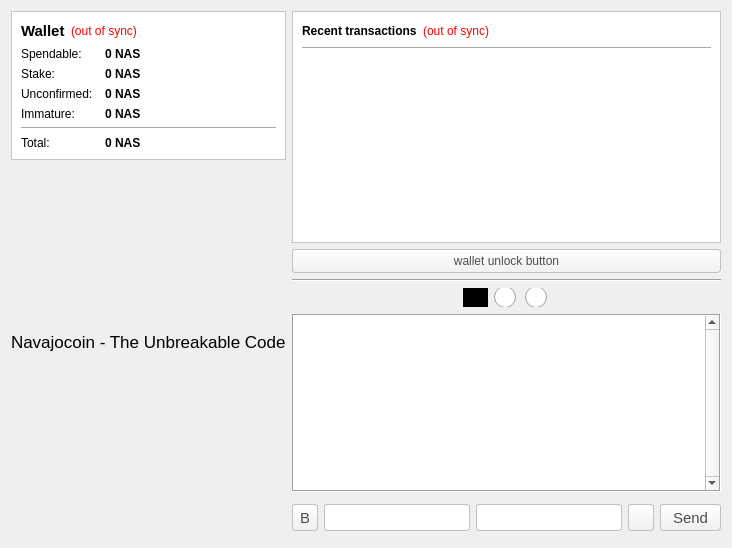
<?xml version="1.0" encoding="UTF-8"?>
<ui version="4.0">
 <class>OverviewPage</class>
 <widget class="QWidget" name="OverviewPage">
  <property name="geometry">
   <rect>
    <x>0</x>
    <y>0</y>
    <width>732</width>
    <height>548</height>
   </rect>
  </property>
  <property name="windowTitle">
   <string>Form</string>
  </property>
  <property name="styleSheet">
   <string notr="true"/>
  </property>
  <layout class="QHBoxLayout" name="horizontalLayout" stretch="0,0">
   <item>
    <layout class="QVBoxLayout" name="verticalLayout_2" stretch="0,0,0,0,0">
     <property name="sizeConstraint">
      <enum>QLayout::SetMinimumSize</enum>
     </property>
     <item>
      <widget class="QFrame" name="frame">
       <property name="styleSheet">
        <string notr="true">background-color: rgb(255,255,255);</string>
       </property>
       <property name="frameShape">
        <enum>QFrame::StyledPanel</enum>
       </property>
       <property name="frameShadow">
        <enum>QFrame::Raised</enum>
       </property>
       <layout class="QVBoxLayout" name="verticalLayout_4">
        <item>
         <layout class="QHBoxLayout" name="horizontalLayout_4">
          <item>
           <widget class="QLabel" name="label_5">
            <property name="font">
             <font>
              <pointsize>11</pointsize>
              <weight>75</weight>
              <bold>true</bold>
             </font>
            </property>
            <property name="text">
             <string>Wallet</string>
            </property>
           </widget>
          </item>
          <item>
           <widget class="QLabel" name="labelWalletStatus">
            <property name="toolTip">
             <string>The displayed information may be out of date. Your wallet automatically synchronizes with the NavajoAnonSubChain/NavajoAnonSubChain network after a connection is established, but this process has not completed yet.</string>
            </property>
            <property name="styleSheet">
             <string notr="true">QLabel { color: red; }</string>
            </property>
            <property name="text">
             <string notr="true">(out of sync)</string>
            </property>
            <property name="alignment">
             <set>Qt::AlignLeading|Qt::AlignLeft|Qt::AlignVCenter</set>
            </property>
           </widget>
          </item>
          <item>
           <spacer name="horizontalSpacer_2">
            <property name="orientation">
             <enum>Qt::Horizontal</enum>
            </property>
            <property name="sizeHint" stdset="0">
             <size>
              <width>40</width>
              <height>20</height>
             </size>
            </property>
           </spacer>
          </item>
         </layout>
        </item>
        <item>
         <layout class="QFormLayout" name="formLayout_2">
          <property name="fieldGrowthPolicy">
           <enum>QFormLayout::AllNonFixedFieldsGrow</enum>
          </property>
          <property name="horizontalSpacing">
           <number>12</number>
          </property>
          <property name="verticalSpacing">
           <number>6</number>
          </property>
          <item row="0" column="0">
           <widget class="QLabel" name="label">
            <property name="text">
             <string>Spendable:</string>
            </property>
           </widget>
          </item>
          <item row="0" column="1">
           <widget class="QLabel" name="labelBalance">
            <property name="font">
             <font>
              <weight>75</weight>
              <bold>true</bold>
             </font>
            </property>
            <property name="cursor">
             <cursorShape>IBeamCursor</cursorShape>
            </property>
            <property name="toolTip">
             <string>Your current spendable balance</string>
            </property>
            <property name="text">
             <string notr="true">0 NAS</string>
            </property>
            <property name="textInteractionFlags">
             <set>Qt::LinksAccessibleByMouse|Qt::TextSelectableByKeyboard|Qt::TextSelectableByMouse</set>
            </property>
           </widget>
          </item>
          <item row="1" column="0">
           <widget class="QLabel" name="label_6">
            <property name="text">
             <string>Stake:</string>
            </property>
           </widget>
          </item>
          <item row="1" column="1">
           <widget class="QLabel" name="labelStake">
            <property name="font">
             <font>
              <weight>75</weight>
              <bold>true</bold>
             </font>
            </property>
            <property name="cursor">
             <cursorShape>IBeamCursor</cursorShape>
            </property>
            <property name="toolTip">
             <string>Total of coins that was staked, and do not yet count toward the current balance</string>
            </property>
            <property name="text">
             <string notr="true">0 NAS</string>
            </property>
            <property name="textInteractionFlags">
             <set>Qt::LinksAccessibleByMouse|Qt::TextSelectableByKeyboard|Qt::TextSelectableByMouse</set>
            </property>
           </widget>
          </item>
          <item row="2" column="0">
           <widget class="QLabel" name="label_3">
            <property name="text">
             <string>Unconfirmed:</string>
            </property>
           </widget>
          </item>
          <item row="2" column="1">
           <widget class="QLabel" name="labelUnconfirmed">
            <property name="font">
             <font>
              <weight>75</weight>
              <bold>true</bold>
             </font>
            </property>
            <property name="cursor">
             <cursorShape>IBeamCursor</cursorShape>
            </property>
            <property name="toolTip">
             <string>Total of transactions that have yet to be confirmed, and do not yet count toward the current balance</string>
            </property>
            <property name="text">
             <string notr="true">0 NAS</string>
            </property>
            <property name="textInteractionFlags">
             <set>Qt::LinksAccessibleByMouse|Qt::TextSelectableByKeyboard|Qt::TextSelectableByMouse</set>
            </property>
           </widget>
          </item>
          <item row="3" column="0">
           <widget class="QLabel" name="labelImmatureText">
            <property name="text">
             <string>Immature:</string>
            </property>
           </widget>
          </item>
          <item row="3" column="1">
           <widget class="QLabel" name="labelImmature">
            <property name="font">
             <font>
              <weight>75</weight>
              <bold>true</bold>
             </font>
            </property>
            <property name="toolTip">
             <string>Mined balance that has not yet matured</string>
            </property>
            <property name="text">
             <string notr="true">0 NAS</string>
            </property>
            <property name="textInteractionFlags">
             <set>Qt::LinksAccessibleByMouse|Qt::TextSelectableByKeyboard|Qt::TextSelectableByMouse</set>
            </property>
           </widget>
          </item>
          <item row="4" column="0" colspan="2">
           <widget class="Line" name="line">
            <property name="orientation">
             <enum>Qt::Horizontal</enum>
            </property>
           </widget>
          </item>
          <item row="5" column="0">
           <widget class="QLabel" name="labelTotalText">
            <property name="text">
             <string>Total:</string>
            </property>
           </widget>
          </item>
          <item row="5" column="1">
           <widget class="QLabel" name="labelTotal">
            <property name="font">
             <font>
              <weight>75</weight>
              <bold>true</bold>
             </font>
            </property>
            <property name="cursor">
             <cursorShape>IBeamCursor</cursorShape>
            </property>
            <property name="toolTip">
             <string>Your current total balance</string>
            </property>
            <property name="text">
             <string notr="true">0 NAS</string>
            </property>
            <property name="textInteractionFlags">
             <set>Qt::LinksAccessibleByMouse|Qt::TextSelectableByKeyboard|Qt::TextSelectableByMouse</set>
            </property>
           </widget>
          </item>
         </layout>
        </item>
       </layout>
      </widget>
     </item>
     <item>
      <spacer name="verticalSpacer">
       <property name="orientation">
        <enum>Qt::Vertical</enum>
       </property>
       <property name="sizeHint" stdset="0">
        <size>
         <width>20</width>
         <height>40</height>
        </size>
       </property>
      </spacer>
     </item>
     <item>
      <layout class="QVBoxLayout" name="verticalLayout_6">
       <property name="spacing">
        <number>0</number>
       </property>
       <property name="sizeConstraint">
        <enum>QLayout::SetDefaultConstraint</enum>
       </property>
       <property name="topMargin">
        <number>0</number>
       </property>
       <property name="rightMargin">
        <number>0</number>
       </property>
       <property name="bottomMargin">
        <number>0</number>
       </property>
       <item>
        <widget class="QLabel" name="label_icon_title">
         <property name="font">
          <font>
           <pointsize>13</pointsize>
          </font>
         </property>
         <property name="layoutDirection">
          <enum>Qt::LeftToRight</enum>
         </property>
         <property name="styleSheet">
          <string notr="true">QLabel{qproperty-alignment: AlignCenter; }</string>
         </property>
         <property name="text">
          <string>Navajocoin - The Unbreakable Code</string>
         </property>
        </widget>
       </item>
      </layout>
     </item>
     <item>
      <spacer name="verticalSpacer_4">
       <property name="orientation">
        <enum>Qt::Vertical</enum>
       </property>
       <property name="sizeHint" stdset="0">
        <size>
         <width>20</width>
         <height>40</height>
        </size>
       </property>
      </spacer>
     </item>
     <item>
      <layout class="QVBoxLayout" name="verticalLayout_8">
       <property name="spacing">
        <number>0</number>
       </property>
       <property name="leftMargin">
        <number>12</number>
       </property>
       <property name="topMargin">
        <number>0</number>
       </property>
       <property name="rightMargin">
        <number>12</number>
       </property>
       <property name="bottomMargin">
        <number>0</number>
       </property>
       <item>
        <widget class="QLabel" name="label_2">
         <property name="text">
          <string/>
         </property>
         <property name="pixmap">
          <pixmap resource="../bitcoin.qrc">:/images/Wallet_Logo</pixmap>
         </property>
         <property name="alignment">
          <set>Qt::AlignCenter</set>
         </property>
        </widget>
       </item>
      </layout>
     </item>
    </layout>
   </item>
   <item>
    <layout class="QVBoxLayout" name="verticalLayout_3">
     <property name="spacing">
      <number>6</number>
     </property>
     <item>
      <widget class="QFrame" name="frame_2">
       <property name="styleSheet">
        <string notr="true">background-color: rgb(255,255,255);</string>
       </property>
       <property name="frameShape">
        <enum>QFrame::StyledPanel</enum>
       </property>
       <property name="frameShadow">
        <enum>QFrame::Raised</enum>
       </property>
       <layout class="QVBoxLayout" name="verticalLayout">
        <item>
         <layout class="QHBoxLayout" name="horizontalLayout_2">
          <item>
           <widget class="QLabel" name="label_4">
            <property name="text">
             <string>&lt;b&gt;Recent transactions&lt;/b&gt;</string>
            </property>
           </widget>
          </item>
          <item>
           <widget class="QLabel" name="labelTransactionsStatus">
            <property name="toolTip">
             <string>The displayed information may be out of date. Your wallet automatically synchronizes with the NavajoAnonSubChain/NavajoAnonSubChain network after a connection is established, but this process has not completed yet.</string>
            </property>
            <property name="styleSheet">
             <string notr="true">QLabel { color: red; }</string>
            </property>
            <property name="text">
             <string notr="true">(out of sync)</string>
            </property>
            <property name="alignment">
             <set>Qt::AlignRight|Qt::AlignTrailing|Qt::AlignVCenter</set>
            </property>
           </widget>
          </item>
          <item>
           <spacer name="horizontalSpacer">
            <property name="orientation">
             <enum>Qt::Horizontal</enum>
            </property>
            <property name="sizeHint" stdset="0">
             <size>
              <width>40</width>
              <height>20</height>
             </size>
            </property>
           </spacer>
          </item>
         </layout>
        </item>
        <item>
         <widget class="Line" name="line_2">
          <property name="orientation">
           <enum>Qt::Horizontal</enum>
          </property>
         </widget>
        </item>
        <item>
         <widget class="QListView" name="listTransactions">
          <property name="styleSheet">
           <string notr="true">QListView { background: transparent; }</string>
          </property>
          <property name="frameShape">
           <enum>QFrame::NoFrame</enum>
          </property>
          <property name="verticalScrollBarPolicy">
           <enum>Qt::ScrollBarAlwaysOff</enum>
          </property>
          <property name="horizontalScrollBarPolicy">
           <enum>Qt::ScrollBarAlwaysOff</enum>
          </property>
          <property name="selectionMode">
           <enum>QAbstractItemView::NoSelection</enum>
          </property>
         </widget>
        </item>
       </layout>
      </widget>
     </item>
     <item>
      <widget class="QPushButton" name="unlockWalletButton">
       <property name="sizePolicy">
        <sizepolicy hsizetype="Minimum" vsizetype="Fixed">
         <horstretch>0</horstretch>
         <verstretch>0</verstretch>
        </sizepolicy>
       </property>
       <property name="maximumSize">
        <size>
         <width>16777214</width>
         <height>16777214</height>
        </size>
       </property>
       <property name="toolTip">
        <string/>
       </property>
       <property name="styleSheet">
        <string notr="true">background-color: qlineargradient(spread:pad, x1:0, y1:1, x2:0, y2:0, stop:0 rgb(240,240,240), stop:1 rgb(255, 255, 255));
border-radius:3px;
border: 1px solid #C4C1BD;
color: #4C4C4C;
padding: 4px 0;</string>
       </property>
       <property name="text">
        <string>wallet unlock button</string>
       </property>
       <property name="checkable">
        <bool>false</bool>
       </property>
       <property name="autoDefault">
        <bool>false</bool>
       </property>
       <property name="default">
        <bool>true</bool>
       </property>
       <property name="flat">
        <bool>false</bool>
       </property>
      </widget>
     </item>
     <item>
      <widget class="Line" name="line_3">
       <property name="styleSheet">
        <string notr="true"/>
       </property>
       <property name="orientation">
        <enum>Qt::Horizontal</enum>
       </property>
      </widget>
     </item>
     <item>
      <layout class="QVBoxLayout" name="verticalLayout_7">
       <property name="spacing">
        <number>0</number>
       </property>
       <property name="leftMargin">
        <number>0</number>
       </property>
       <property name="topMargin">
        <number>0</number>
       </property>
       <property name="rightMargin">
        <number>0</number>
       </property>
       <property name="bottomMargin">
        <number>0</number>
       </property>
       <item>
        <layout class="QHBoxLayout" name="horizontalLayout_6">
         <property name="spacing">
          <number>6</number>
         </property>
         <property name="leftMargin">
          <number>0</number>
         </property>
         <property name="topMargin">
          <number>0</number>
         </property>
         <property name="rightMargin">
          <number>0</number>
         </property>
         <property name="bottomMargin">
          <number>0</number>
         </property>
         <item>
          <spacer name="horizontalSpacer_3">
           <property name="orientation">
            <enum>Qt::Horizontal</enum>
           </property>
           <property name="sizeHint" stdset="0">
            <size>
             <width>40</width>
             <height>20</height>
            </size>
           </property>
          </spacer>
         </item>
         <item>
          <widget class="QRadioButton" name="rbLang_en">
           <property name="minimumSize">
            <size>
             <width>25</width>
             <height>19</height>
            </size>
           </property>
           <property name="maximumSize">
            <size>
             <width>25</width>
             <height>19</height>
            </size>
           </property>
           <property name="styleSheet">
            <string notr="true">QRadioButton::indicator {
	subcontrol-position: top center;
	image: url(:/icons/flag_en);
 }

 QRadioButton::indicator::unchecked {
	width: 22px;
	height: 16px;
 }

 QRadioButton::indicator:unchecked:hover {
	background-color: blue;
	width: 25px;
	height: 19px;
 }

 QRadioButton::indicator:unchecked:pressed {
	background-color: blue;
	width: 25px;
	height: 19px;
 }

 QRadioButton::indicator::checked {
	background-color: black;
	width: 25px;
	height: 19px;
 }

 QRadioButton::indicator:checked:hover {
	background-color: blue;
	width: 25px;
	height: 19px;
 }

 QRadioButton::indicator:checked:pressed {
	background-color: blue;
	width: 25px;
	height: 19px;
 }</string>
           </property>
           <property name="text">
            <string/>
           </property>
           <property name="checked">
            <bool>true</bool>
           </property>
          </widget>
         </item>
         <item>
          <widget class="QRadioButton" name="rbLang_ru">
           <property name="minimumSize">
            <size>
             <width>25</width>
             <height>19</height>
            </size>
           </property>
           <property name="maximumSize">
            <size>
             <width>25</width>
             <height>19</height>
            </size>
           </property>
           <property name="styleSheet">
            <string notr="true">QRadioButton::indicator {
	subcontrol-position: top center;
	image: url(:/icons/flag_ru);
 }

 QRadioButton::indicator::unchecked {
	width: 22px;
	height: 16px;
 }

 QRadioButton::indicator:unchecked:hover {
	background-color: blue;
	width: 25px;
	height: 19px;
 }

 QRadioButton::indicator:unchecked:pressed {
	background-color: blue;
	width: 25px;
	height: 19px;
 }

 QRadioButton::indicator::checked {
	background-color: black;
	width: 25px;
	height: 19px;
 }

 QRadioButton::indicator:checked:hover {
	background-color: blue;
	width: 25px;
	height: 19px;
 }

 QRadioButton::indicator:checked:pressed {
	background-color: blue;
	width: 25px;
	height: 19px;
 }</string>
           </property>
           <property name="text">
            <string/>
           </property>
           <property name="checkable">
            <bool>true</bool>
           </property>
           <property name="checked">
            <bool>false</bool>
           </property>
          </widget>
         </item>
         <item>
          <widget class="QRadioButton" name="rbLang_cn">
           <property name="minimumSize">
            <size>
             <width>25</width>
             <height>19</height>
            </size>
           </property>
           <property name="maximumSize">
            <size>
             <width>25</width>
             <height>19</height>
            </size>
           </property>
           <property name="styleSheet">
            <string notr="true">QRadioButton::indicator {
	subcontrol-position: top center;
	image: url(:/icons/flag_cn);
 }

 QRadioButton::indicator::unchecked {
	width: 22px;
	height: 16px;
 }

 QRadioButton::indicator:unchecked:hover {
	background-color: blue;
	width: 25px;
	height: 19px;
 }

 QRadioButton::indicator:unchecked:pressed {
	background-color: blue;
	width: 25px;
	height: 19px;
 }

 QRadioButton::indicator::checked {
	background-color: black;
	width: 25px;
	height: 19px;
 }

 QRadioButton::indicator:checked:hover {
	background-color: blue;
	width: 25px;
	height: 19px;
 }

 QRadioButton::indicator:checked:pressed {
	background-color: blue;
	width: 25px;
	height: 19px;
 }</string>
           </property>
           <property name="text">
            <string/>
           </property>
          </widget>
         </item>
         <item>
          <spacer name="horizontalSpacer_7">
           <property name="orientation">
            <enum>Qt::Horizontal</enum>
           </property>
           <property name="sizeHint" stdset="0">
            <size>
             <width>40</width>
             <height>20</height>
            </size>
           </property>
          </spacer>
         </item>
        </layout>
       </item>
       <item>
        <layout class="QHBoxLayout" name="horizontalLayout_8">
         <property name="leftMargin">
          <number>0</number>
         </property>
         <property name="topMargin">
          <number>6</number>
         </property>
         <property name="rightMargin">
          <number>0</number>
         </property>
         <property name="bottomMargin">
          <number>6</number>
         </property>
         <item>
          <widget class="QTextEdit" name="txtChat">
           <property name="font">
            <font>
             <pointsize>10</pointsize>
            </font>
           </property>
           <property name="styleSheet">
            <string notr="true"/>
           </property>
           <property name="frameShape">
            <enum>QFrame::Box</enum>
           </property>
           <property name="verticalScrollBarPolicy">
            <enum>Qt::ScrollBarAlwaysOn</enum>
           </property>
           <property name="horizontalScrollBarPolicy">
            <enum>Qt::ScrollBarAlwaysOff</enum>
           </property>
           <property name="textInteractionFlags">
            <set>Qt::TextSelectableByKeyboard|Qt::TextSelectableByMouse</set>
           </property>
          </widget>
         </item>
        </layout>
       </item>
       <item>
        <layout class="QHBoxLayout" name="horizontalLayout_5">
         <property name="spacing">
          <number>0</number>
         </property>
         <property name="leftMargin">
          <number>0</number>
         </property>
         <property name="topMargin">
          <number>6</number>
         </property>
         <property name="rightMargin">
          <number>0</number>
         </property>
         <property name="bottomMargin">
          <number>6</number>
         </property>
         <item>
          <widget class="QPushButton" name="btnBold">
           <property name="maximumSize">
            <size>
             <width>32</width>
             <height>27</height>
            </size>
           </property>
           <property name="font">
            <font>
             <pointsize>11</pointsize>
             <weight>50</weight>
             <bold>false</bold>
            </font>
           </property>
           <property name="toolTip">
            <string notr="true">&lt;html&gt;&lt;head/&gt;&lt;body&gt;&lt;p&gt;&lt;span style=&quot; font-weight:600;&quot;&gt;10 CHAT&lt;/span&gt;&lt;/p&gt;&lt;/body&gt;&lt;/html&gt;</string>
           </property>
           <property name="styleSheet">
            <string notr="true">background-color: qlineargradient(spread:pad, x1:0, y1:1, x2:0, y2:0, stop:0 rgb(240,240,240), stop:1 rgb(255, 255, 255));
border-radius:3px;
border: 1px solid #C4C1BD;
color: #4C4C4C;
padding: 4px 8px;
margin: 0px 6px 0px 0px;</string>
           </property>
           <property name="text">
            <string>B</string>
           </property>
           <property name="shortcut">
            <string notr="true"/>
           </property>
           <property name="checkable">
            <bool>true</bool>
           </property>
          </widget>
         </item>
         <item>
          <widget class="QLineEdit" name="txtChatNick">
           <property name="maximumSize">
            <size>
             <width>999</width>
             <height>27</height>
            </size>
           </property>
           <property name="font">
            <font>
             <pointsize>11</pointsize>
             <weight>50</weight>
             <bold>false</bold>
            </font>
           </property>
           <property name="styleSheet">
            <string notr="true">background-color: rgb(255,255,255);
border-radius:3px;
border: 1px solid #C4C1BD;
color: #4C4C4C;
padding: 4px;
margin: 0px 6px 0px 0px;</string>
           </property>
           <property name="inputMask">
            <string/>
           </property>
           <property name="text">
            <string/>
           </property>
           <property name="maxLength">
            <number>20</number>
           </property>
          </widget>
         </item>
         <item>
          <widget class="QLineEdit" name="txtChatMsg">
           <property name="maximumSize">
            <size>
             <width>999</width>
             <height>27</height>
            </size>
           </property>
           <property name="font">
            <font>
             <pointsize>11</pointsize>
            </font>
           </property>
           <property name="styleSheet">
            <string notr="true">background-color: rgb(255,255,255);
border-radius:3px;
border: 1px solid #C4C1BD;
color: #4C4C4C;
padding: 4px;
margin: 0px 6px 0px 0px;</string>
           </property>
           <property name="text">
            <string/>
           </property>
           <property name="maxLength">
            <number>140</number>
           </property>
          </widget>
         </item>
         <item>
          <widget class="QPushButton" name="btnSmiley">
           <property name="maximumSize">
            <size>
             <width>32</width>
             <height>27</height>
            </size>
           </property>
           <property name="font">
            <font>
             <pointsize>10</pointsize>
            </font>
           </property>
           <property name="toolTip">
            <string>List of emoticons</string>
           </property>
           <property name="styleSheet">
            <string notr="true">background-color: qlineargradient(spread:pad, x1:0, y1:1, x2:0, y2:0, stop:0 rgb(240,240,240), stop:1 rgb(255, 255, 255));
border-radius:3px;
border: 1px solid #C4C1BD;
color: #4C4C4C;
padding: 4px 8px;
margin: 0px 6px 0px 0px;</string>
           </property>
           <property name="icon">
            <iconset resource="../bitcoin.qrc">
             <normaloff>:/icons/smiley-button</normaloff>:/icons/smiley-button</iconset>
           </property>
          </widget>
         </item>
         <item>
          <widget class="QPushButton" name="btnChatSend">
           <property name="maximumSize">
            <size>
             <width>70</width>
             <height>27</height>
            </size>
           </property>
           <property name="font">
            <font>
             <pointsize>11</pointsize>
            </font>
           </property>
           <property name="toolTip">
            <string>1 CHAT</string>
           </property>
           <property name="styleSheet">
            <string notr="true">background-color: qlineargradient(spread:pad, x1:0, y1:1, x2:0, y2:0, stop:0 rgb(240,240,240), stop:1 rgb(255, 255, 255));
border-radius:3px;
border: 1px solid #C4C1BD;
color: #4C4C4C;
padding: 4px 12px;</string>
           </property>
           <property name="text">
            <string>Send</string>
           </property>
          </widget>
         </item>
        </layout>
       </item>
      </layout>
     </item>
    </layout>
   </item>
  </layout>
 </widget>
 <resources>
  <include location="../bitcoin.qrc"/>
 </resources>
 <connections/>
</ui>
